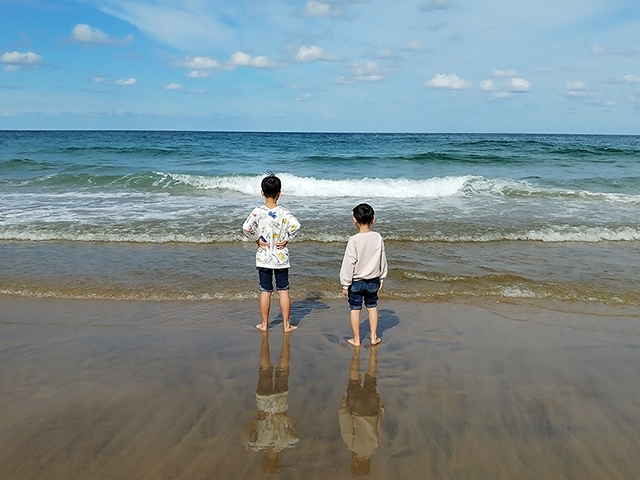
#> input picture res/eastsea.bmp, 640 x 480 px
$ python affine_flip.py
#> lines starting #> are read from the running program, lines starting #| are printed output that depends on the picture; after the words box and inside, x2 and y2 are one past the last pixel; in counts of white or black regions, pixels touching at a corner belong together
import cv2
import numpy as np
def affine_flip():
    src = cv2.imread('res/eastsea.bmp')
#> src is the input picture: shape (480, 640, 3); mean B, G, R 143.2, 138.9, 122.3
    if src is None:
        print('Image load failed')
        return
    cv2.imshow('src', src)

    for flip_code in [1, 0, -1]:
        dst = cv2.flip(src, flip_code)
        desc = 'flipcode: %d' %flip_code
        cv2.putText(dst, desc, (10, 30), cv2.FONT_HERSHEY_SCRIPT_SIMPLEX, 1.0, (255, 0, 0), 1, cv2.LINE_AA)
#> this loop made 3 passes
#> pass 1, in affine_flip, `dst = cv2.flip(src, flip_code)`:
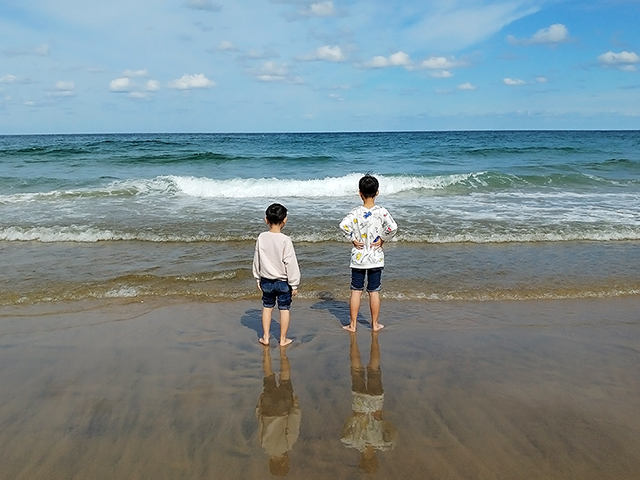
#> dst: shape (480, 640, 3); mean B, G, R 143.2, 138.9, 122.3
#> pass 2, in affine_flip, `dst = cv2.flip(src, flip_code)`:
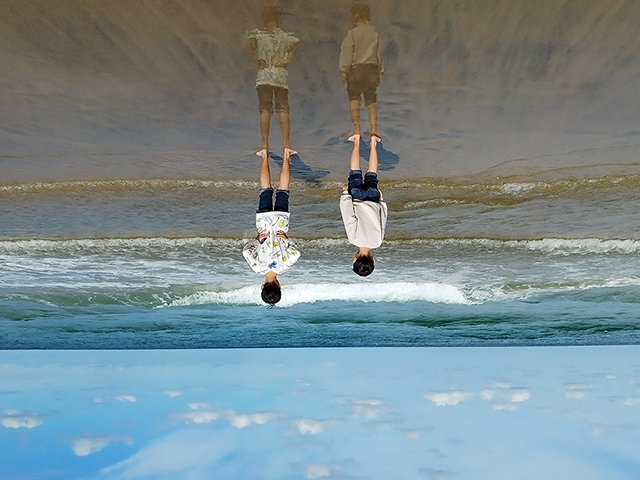
#> dst: shape (480, 640, 3); mean B, G, R 143.2, 138.9, 122.3
#> pass 3, in affine_flip, `dst = cv2.flip(src, flip_code)`:
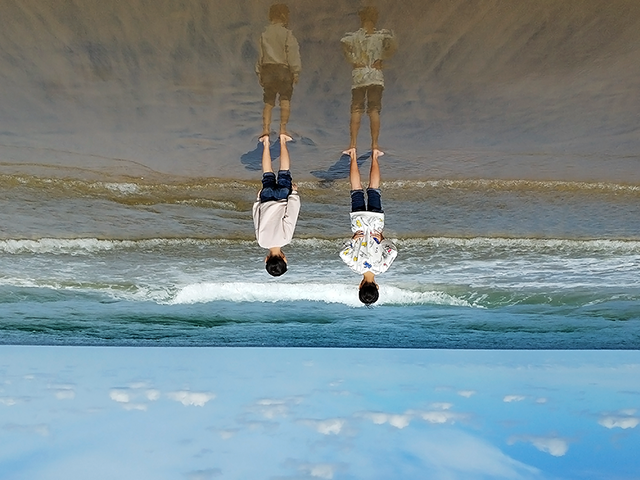
#> dst: shape (480, 640, 3); mean B, G, R 143.2, 138.9, 122.3
#> after the loop:
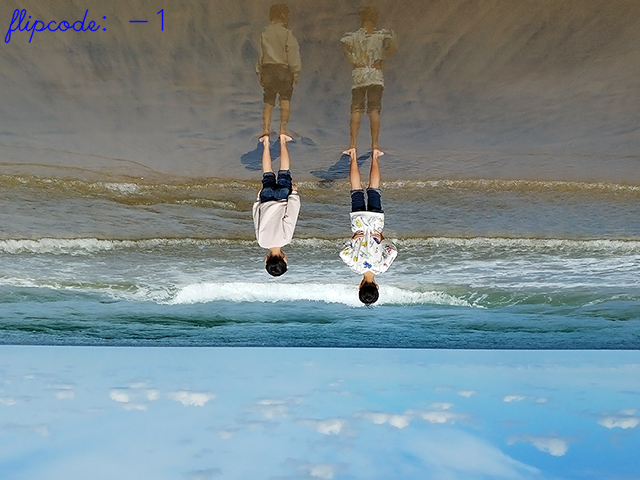
#> dst: shape (480, 640, 3); 0.35% of pixels changed, all inside (x1, y1, x2, y2) = (4, 8, 164, 44)

    cv2.imshow('dst', dst)
    cv2.waitKey()
    cv2.destroyAllWindows()

if __name__ == "__main__":
    affine_flip()
